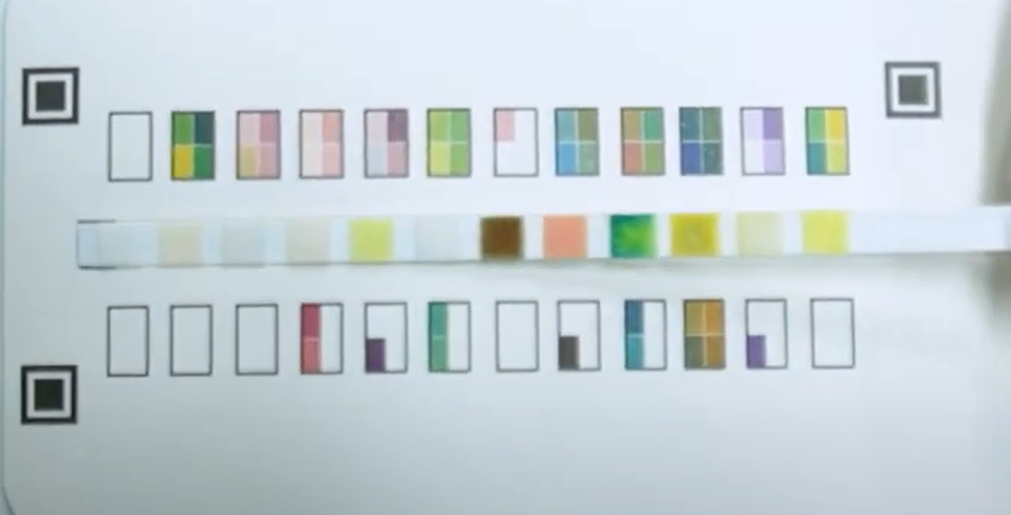
#> input picture basic_color/test_strip.jpg, 1011 x 515 px, found by its file name
$ python tune_strip_grid.py
#> lines starting #> are read from the running program, lines starting #| are printed output that depends on the picture; after the words box and inside, x2 and y2 are one past the last pixel; in counts of white or black regions, pixels touching at a corner belong together
# tune_strip_grid.py
import cv2
import numpy as np

# (Helper 함수는 그대로 둡니다)
def get_lab_color(image, x, y, w, h):
    pad_roi = image[y:y+h, x:x+w]
    if pad_roi.size == 0: return np.array([0, 0, 0])
    avg_bgr_color = cv2.mean(pad_roi)[:3]
    bgr_pixel_image = np.array([[avg_bgr_color]], dtype=np.uint8)
    lab_pixel_image = cv2.cvtColor(bgr_pixel_image, cv2.COLOR_BGR2LAB)
    return lab_pixel_image[0][0]

# --- [1단계] 표준화 ---
image_filename = "test_strip.jpg"
image = cv2.imread(image_filename)
#> image is the input picture: shape (515, 1011, 3); mean B, G, R 212.9, 208.7, 197.5

if image is None:
    print(f"'{image_filename}' 이미지를 찾을 수 없습니다.")
else:
    pts_src_chart = np.array([
        [50, 93],   # 왼쪽 위
        [913, 90],  # 오른쪽 위
        [918, 386],  # 오른쪽 아래
        [47, 392]    # 왼쪽 아래
    ], dtype=np.float32)

    # (자동 비율 계산 로직)
    (tl, tr, br, bl) = pts_src_chart
    width_top = np.linalg.norm(tr - tl); width_bottom = np.linalg.norm(br - bl)
    max_width = int(max(width_top, width_bottom))
    height_left = np.linalg.norm(bl - tl); height_right = np.linalg.norm(br - tr)
    max_height = int(max(height_left, height_right))
    aspect_ratio = max_height / max_width
    width = 600
    height = int(width * aspect_ratio)

    print(f"표준화 이미지 크기: w={width}, h={height}")

    pts_dst = np.array([[0, 0], [width - 1, 0], [width - 1, height - 1], [0, height - 1]], dtype=np.float32)
    matrix = cv2.getPerspectiveTransform(pts_src_chart, pts_dst)
    image_warped = cv2.warpPerspective(image, matrix, (width, height))
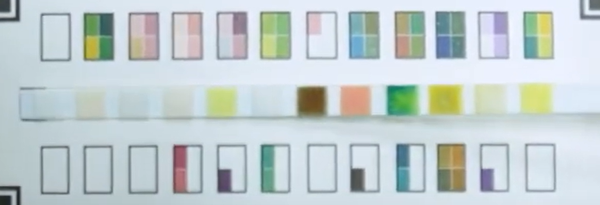
#> image_warped: shape (205, 600, 3); mean B, G, R 207.8, 206.7, 195.3

    # --- [5, 6단계] '소변 스틱' (Fixed Grid) ---
    PAD_COUNT = 10

    # (h=205 기준 예시값: 이 값들을 1씩 바꿔가며 튜닝하세요!)
    STRIP_PAD_Y = 82      # 스틱의 'Y 시작점' (예: 80, 81, 82...)
    STRIP_PAD_H = 32      # 패드의 '세로 높이' (예: 30, 31, 32...)
    STRIP_PAD_START_X = 45  # '첫 패드'의 'X 시작점'
    STRIP_PAD_WIDTH = 30  # 패드의 '가로 너비'
    STRIP_PAD_GAP = 52    # '다음 패드'까지의 'X 간격'

    # --- (여기까지만 튜닝하세요) ---

    image_debug = image_warped.copy()
    strip_pad_labs = []

    print("\n--- [6단계] 소변 스틱 LAB (Fixed Grid) ---")

    for i in range(PAD_COUNT):
        current_x = STRIP_PAD_START_X + (i * STRIP_PAD_GAP)

        lab_val = get_lab_color(image_warped, current_x, STRIP_PAD_Y, STRIP_PAD_WIDTH, STRIP_PAD_H)
        strip_pad_labs.append( (current_x, lab_val) )

        cv2.rectangle(image_debug,
                      (current_x, STRIP_PAD_Y),
                      (current_x + STRIP_PAD_WIDTH, STRIP_PAD_Y + STRIP_PAD_H),
                      (0, 0, 255), 2) # 빨간색

        print(f"  패드 #{i+1} (x={current_x}): L={lab_val[0]}, a={lab_val[1]}, b={lab_val[2]}")
#> this loop made 10 passes
#> (avg_bgr_color in get_lab_color, bgr_pixel_image in get_lab_color, lab_val) on passes 1 to 10: ((216.8, 210.3, 192.1), [[216, 210, 192]], [212, 123, 123]), ((214.7, 211.5, 196.7), [[214, 211, 196]], [213, 124, 125]), ((216.6, 214.9, 200.7), [[216, 214, 200]], [216, 124, 125]), ((171, 217.8, 202.1), [[170, 217, 202]], [216, 115, 149]), ((230.3, 222.7, 208.7), [[230, 222, 208]], [224, 125, 122]), ((121.8, 142.8, 151.9), [[121, 142, 151]], [151, 128, 140]), ((195.1, 201.8, 211.2), [[195, 201, 211]], [208, 130, 132]), ((151.1, 206, 180.8), [[151, 206, 180]], [203, 110, 153]), ((206.6, 224.2, 215.6), [[206, 224, 215]], [225, 122, 136]), ((167.9, 226.9, 217.3), [[167, 226, 217]], [224, 115, 156])
#|   패드 #1 (x=45): L=212, a=123, b=123
#|   패드 #2 (x=97): L=213, a=124, b=125
#|   패드 #3 (x=149): L=216, a=124, b=125
#|   패드 #4 (x=201): L=216, a=115, b=149
#|   패드 #5 (x=253): L=224, a=125, b=122
#|   패드 #6 (x=305): L=151, a=128, b=140
#|   패드 #7 (x=357): L=208, a=130, b=132
#|   패드 #8 (x=409): L=203, a=110, b=153
#> (further printed lines are left out)
#> pass 1, in get_lab_color, `pad_roi = image[y:y+h, x:x+w]`:
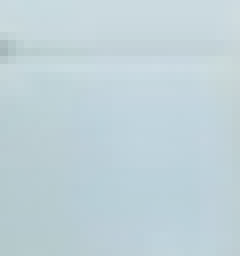
#> pad_roi: shape (32, 30, 3) (shown 8 times larger); mean B, G, R 216.8, 210.3, 192.1
#> pass 3, in get_lab_color (call 3), `pad_roi = image[y:y+h, x:x+w]`:
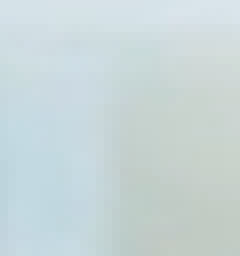
#> pad_roi: shape (32, 30, 3) (shown 8 times larger); mean B, G, R 216.6, 214.9, 200.7
#> after the loop:
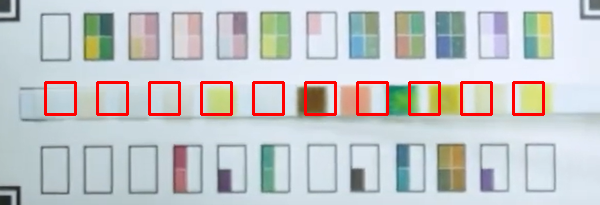
#> image_debug: shape (205, 600, 3); 2.99% of pixels changed, all inside (x1, y1, x2, y2) = (44, 81, 545, 116)
#> after the loop, strip_pad_labs = [(45, [212, 123, 123]), (97, [213, 124, 125]), (149, [216, 124, 125]), (201, [216, 115, 149]), (253, [224, 125, 122]), (305, [151, 128, 140]), (357, [208, 130, 132]), (409, [203, 110, 153]), (461, [225, 122, 136]), (513, [224, 115, 156])]

    # (결과 보여주기)
    cv2.imshow("Strip Grid TUNING (Red Boxes)", image_debug)
    cv2.waitKey(0)
    cv2.destroyAllWindows()

$ run again, with basic_color/test_kit.png saved as basic_color/test_strip.jpg
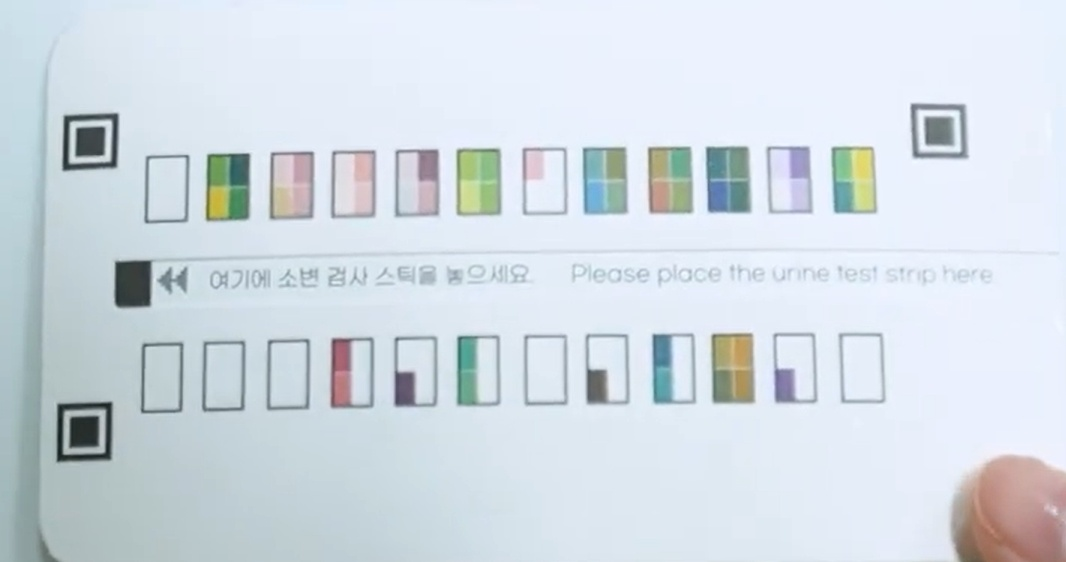
#> input picture basic_color/test_kit.png, 1066 x 562 px, found by its file name
#> image is the input picture: shape (562, 1066, 3); mean B, G, R 227.8, 220.1, 210.6
#> the loop `for i in range(PAD_COUNT):` made 10 passes
#> (avg_bgr_color in get_lab_color, bgr_pixel_image in get_lab_color, lab_val) on passes 1 to 7: ((222.3, 214.7, 200.5), [[222, 214, 200]], [216, 125, 122]), ((214.3, 214.7, 202.5), [[214, 214, 202]], [216, 124, 127]), ((224.9, 217.8, 210.3), [[224, 217, 210]], [220, 127, 124]), ((232.7, 223.8, 215), [[232, 223, 215]], [226, 127, 123]), ((239, 228.7, 219.9), [[239, 228, 219]], [230, 127, 122]), ((242.5, 232.3, 223.2), [[242, 232, 223]], [234, 127, 122]), ((244.7, 232.4, 222), [[244, 232, 221]], [234, 127, 121])
#> (printed output is left out)
#> pass 1, in get_lab_color, `pad_roi = image[y:y+h, x:x+w]`:
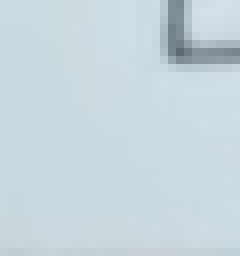
#> pad_roi: shape (32, 30, 3) (shown 8 times larger); mean B, G, R 222.3, 214.7, 200.5
#> after the loop `for i in range(PAD_COUNT):`:
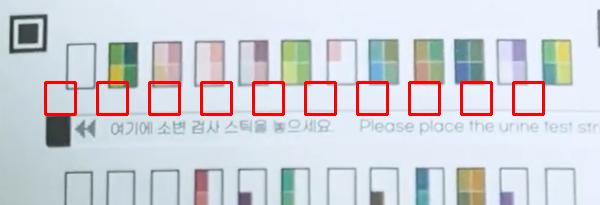
#> image_debug: shape (205, 600, 3); mean B, G, R 217.6, 211.1, 208.7
#> after the loop `for i in range(PAD_COUNT):`: strip_pad_labs = [(45, [216, 125, 122]), (97, [216, 124, 127]), (149, [220, 127, 124]), (201, [226, 127, 123]), (253, [230, 127, 122]), (305, [234, 127, 122]), (357, [234, 127, 121]), (409, [233, 128, 122]), (461, [234, 127, 122]), (513, [238, 128, 121])]
